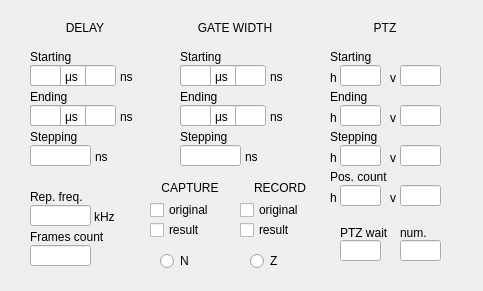
<?xml version="1.0" encoding="UTF-8"?>
<ui version="4.0">
 <class>ScanConfig</class>
 <widget class="QDialog" name="ScanConfig">
  <property name="geometry">
   <rect>
    <x>0</x>
    <y>0</y>
    <width>483</width>
    <height>291</height>
   </rect>
  </property>
  <property name="mouseTracking">
   <bool>true</bool>
  </property>
  <property name="windowTitle">
   <string>Scan Configuration</string>
  </property>
  <widget class="QLabel" name="UNIT_US_2">
   <property name="geometry">
    <rect>
     <x>65</x>
     <y>110</y>
     <width>21</width>
     <height>14</height>
    </rect>
   </property>
   <property name="text">
    <string>μs</string>
   </property>
  </widget>
  <widget class="QLabel" name="FREQ_UNIT">
   <property name="geometry">
    <rect>
     <x>94</x>
     <y>210</y>
     <width>21</width>
     <height>14</height>
    </rect>
   </property>
   <property name="text">
    <string>kHz</string>
   </property>
  </widget>
  <widget class="QLineEdit" name="END_DELAY_EDIT_N">
   <property name="geometry">
    <rect>
     <x>85</x>
     <y>105</y>
     <width>31</width>
     <height>21</height>
    </rect>
   </property>
   <property name="alignment">
    <set>Qt::AlignRight|Qt::AlignTrailing|Qt::AlignVCenter</set>
   </property>
  </widget>
  <widget class="QLabel" name="UNIT_US_1">
   <property name="geometry">
    <rect>
     <x>65</x>
     <y>70</y>
     <width>21</width>
     <height>14</height>
    </rect>
   </property>
   <property name="text">
    <string>μs</string>
   </property>
  </widget>
  <widget class="QLineEdit" name="END_DELAY_EDIT_U">
   <property name="geometry">
    <rect>
     <x>30</x>
     <y>105</y>
     <width>31</width>
     <height>21</height>
    </rect>
   </property>
   <property name="alignment">
    <set>Qt::AlignRight|Qt::AlignTrailing|Qt::AlignVCenter</set>
   </property>
  </widget>
  <widget class="QLineEdit" name="START_DELAY_EDIT_N">
   <property name="geometry">
    <rect>
     <x>85</x>
     <y>65</y>
     <width>31</width>
     <height>21</height>
    </rect>
   </property>
   <property name="text">
    <string/>
   </property>
   <property name="alignment">
    <set>Qt::AlignRight|Qt::AlignTrailing|Qt::AlignVCenter</set>
   </property>
  </widget>
  <widget class="QLabel" name="START_DELAY_LBL">
   <property name="geometry">
    <rect>
     <x>30</x>
     <y>50</y>
     <width>80</width>
     <height>14</height>
    </rect>
   </property>
   <property name="text">
    <string>Starting</string>
   </property>
  </widget>
  <widget class="QLabel" name="UNIT_NS_1">
   <property name="geometry">
    <rect>
     <x>120</x>
     <y>70</y>
     <width>21</width>
     <height>14</height>
    </rect>
   </property>
   <property name="text">
    <string>ns</string>
   </property>
  </widget>
  <widget class="QLabel" name="STEP_DELAY_LBL">
   <property name="geometry">
    <rect>
     <x>30</x>
     <y>130</y>
     <width>80</width>
     <height>14</height>
    </rect>
   </property>
   <property name="text">
    <string>Stepping</string>
   </property>
  </widget>
  <widget class="QLineEdit" name="REP_FREQ_EDIT">
   <property name="geometry">
    <rect>
     <x>30</x>
     <y>205</y>
     <width>61</width>
     <height>21</height>
    </rect>
   </property>
   <property name="alignment">
    <set>Qt::AlignRight|Qt::AlignTrailing|Qt::AlignVCenter</set>
   </property>
  </widget>
  <widget class="QLabel" name="UNIT_NS_2">
   <property name="geometry">
    <rect>
     <x>120</x>
     <y>110</y>
     <width>21</width>
     <height>14</height>
    </rect>
   </property>
   <property name="text">
    <string>ns</string>
   </property>
  </widget>
  <widget class="QLineEdit" name="START_DELAY_EDIT_U">
   <property name="geometry">
    <rect>
     <x>30</x>
     <y>65</y>
     <width>31</width>
     <height>21</height>
    </rect>
   </property>
   <property name="text">
    <string/>
   </property>
   <property name="alignment">
    <set>Qt::AlignRight|Qt::AlignTrailing|Qt::AlignVCenter</set>
   </property>
  </widget>
  <widget class="QLineEdit" name="FRAME_COUNT_EDIT">
   <property name="geometry">
    <rect>
     <x>30</x>
     <y>245</y>
     <width>61</width>
     <height>21</height>
    </rect>
   </property>
   <property name="alignment">
    <set>Qt::AlignRight|Qt::AlignTrailing|Qt::AlignVCenter</set>
   </property>
  </widget>
  <widget class="QLineEdit" name="STEP_SIZE_DELAY_EDIT">
   <property name="geometry">
    <rect>
     <x>30</x>
     <y>145</y>
     <width>61</width>
     <height>21</height>
    </rect>
   </property>
   <property name="alignment">
    <set>Qt::AlignRight|Qt::AlignTrailing|Qt::AlignVCenter</set>
   </property>
  </widget>
  <widget class="QLabel" name="FREQ_LBL">
   <property name="geometry">
    <rect>
     <x>30</x>
     <y>190</y>
     <width>86</width>
     <height>14</height>
    </rect>
   </property>
   <property name="text">
    <string>Rep. freq.</string>
   </property>
  </widget>
  <widget class="QLabel" name="UNIT_1">
   <property name="geometry">
    <rect>
     <x>95</x>
     <y>150</y>
     <width>21</width>
     <height>14</height>
    </rect>
   </property>
   <property name="text">
    <string>ns</string>
   </property>
  </widget>
  <widget class="QLabel" name="END_DELAY_LBL">
   <property name="geometry">
    <rect>
     <x>30</x>
     <y>90</y>
     <width>80</width>
     <height>14</height>
    </rect>
   </property>
   <property name="text">
    <string>Ending</string>
   </property>
  </widget>
  <widget class="QCheckBox" name="CAPTURE_SCAN_ORI_CHK">
   <property name="geometry">
    <rect>
     <x>150</x>
     <y>200</y>
     <width>80</width>
     <height>20</height>
    </rect>
   </property>
   <property name="text">
    <string>original</string>
   </property>
  </widget>
  <widget class="QCheckBox" name="CAPTURE_SCAN_RES_CHK">
   <property name="geometry">
    <rect>
     <x>150</x>
     <y>220</y>
     <width>80</width>
     <height>20</height>
    </rect>
   </property>
   <property name="text">
    <string>result</string>
   </property>
  </widget>
  <widget class="QLabel" name="FRAME_LBL">
   <property name="geometry">
    <rect>
     <x>30</x>
     <y>230</y>
     <width>86</width>
     <height>14</height>
    </rect>
   </property>
   <property name="text">
    <string>Frames count</string>
   </property>
  </widget>
  <widget class="QLabel" name="DELAY_LBL">
   <property name="geometry">
    <rect>
     <x>30</x>
     <y>20</y>
     <width>110</width>
     <height>16</height>
    </rect>
   </property>
   <property name="text">
    <string>DELAY</string>
   </property>
   <property name="alignment">
    <set>Qt::AlignCenter</set>
   </property>
  </widget>
  <widget class="QLabel" name="GATE_WIDTH_LBL">
   <property name="geometry">
    <rect>
     <x>180</x>
     <y>20</y>
     <width>110</width>
     <height>16</height>
    </rect>
   </property>
   <property name="text">
    <string>GATE WIDTH</string>
   </property>
   <property name="alignment">
    <set>Qt::AlignCenter</set>
   </property>
  </widget>
  <widget class="QLabel" name="END_GW_LBL">
   <property name="geometry">
    <rect>
     <x>180</x>
     <y>90</y>
     <width>80</width>
     <height>14</height>
    </rect>
   </property>
   <property name="text">
    <string>Ending</string>
   </property>
  </widget>
  <widget class="QLabel" name="UNIT_US_3">
   <property name="geometry">
    <rect>
     <x>215</x>
     <y>70</y>
     <width>21</width>
     <height>14</height>
    </rect>
   </property>
   <property name="text">
    <string>μs</string>
   </property>
  </widget>
  <widget class="QLabel" name="UNIT_NS_4">
   <property name="geometry">
    <rect>
     <x>270</x>
     <y>110</y>
     <width>21</width>
     <height>14</height>
    </rect>
   </property>
   <property name="text">
    <string>ns</string>
   </property>
  </widget>
  <widget class="QLineEdit" name="END_GW_EDIT_U">
   <property name="geometry">
    <rect>
     <x>180</x>
     <y>105</y>
     <width>31</width>
     <height>21</height>
    </rect>
   </property>
   <property name="alignment">
    <set>Qt::AlignRight|Qt::AlignTrailing|Qt::AlignVCenter</set>
   </property>
  </widget>
  <widget class="QLabel" name="UNIT_2">
   <property name="geometry">
    <rect>
     <x>245</x>
     <y>150</y>
     <width>21</width>
     <height>14</height>
    </rect>
   </property>
   <property name="text">
    <string>ns</string>
   </property>
  </widget>
  <widget class="QLineEdit" name="END_GW_EDIT_N">
   <property name="geometry">
    <rect>
     <x>235</x>
     <y>105</y>
     <width>31</width>
     <height>21</height>
    </rect>
   </property>
   <property name="alignment">
    <set>Qt::AlignRight|Qt::AlignTrailing|Qt::AlignVCenter</set>
   </property>
  </widget>
  <widget class="QLineEdit" name="STEP_SIZE_GW_EDIT">
   <property name="geometry">
    <rect>
     <x>180</x>
     <y>145</y>
     <width>61</width>
     <height>21</height>
    </rect>
   </property>
   <property name="alignment">
    <set>Qt::AlignRight|Qt::AlignTrailing|Qt::AlignVCenter</set>
   </property>
  </widget>
  <widget class="QLineEdit" name="START_GW_EDIT_U">
   <property name="geometry">
    <rect>
     <x>180</x>
     <y>65</y>
     <width>31</width>
     <height>21</height>
    </rect>
   </property>
   <property name="text">
    <string/>
   </property>
   <property name="alignment">
    <set>Qt::AlignRight|Qt::AlignTrailing|Qt::AlignVCenter</set>
   </property>
  </widget>
  <widget class="QLabel" name="STEP_GW_LBL">
   <property name="geometry">
    <rect>
     <x>180</x>
     <y>130</y>
     <width>80</width>
     <height>14</height>
    </rect>
   </property>
   <property name="text">
    <string>Stepping</string>
   </property>
  </widget>
  <widget class="QLineEdit" name="START_GW_EDIT_N">
   <property name="geometry">
    <rect>
     <x>235</x>
     <y>65</y>
     <width>31</width>
     <height>21</height>
    </rect>
   </property>
   <property name="text">
    <string/>
   </property>
   <property name="alignment">
    <set>Qt::AlignRight|Qt::AlignTrailing|Qt::AlignVCenter</set>
   </property>
  </widget>
  <widget class="QLabel" name="UNIT_US_4">
   <property name="geometry">
    <rect>
     <x>215</x>
     <y>110</y>
     <width>21</width>
     <height>14</height>
    </rect>
   </property>
   <property name="text">
    <string>μs</string>
   </property>
  </widget>
  <widget class="QLabel" name="UNIT_NS_3">
   <property name="geometry">
    <rect>
     <x>270</x>
     <y>70</y>
     <width>21</width>
     <height>14</height>
    </rect>
   </property>
   <property name="text">
    <string>ns</string>
   </property>
  </widget>
  <widget class="QLabel" name="START_GW_LBL">
   <property name="geometry">
    <rect>
     <x>180</x>
     <y>50</y>
     <width>80</width>
     <height>14</height>
    </rect>
   </property>
   <property name="text">
    <string>Starting</string>
   </property>
  </widget>
  <widget class="QLabel" name="CAPTURE_LBL">
   <property name="geometry">
    <rect>
     <x>150</x>
     <y>180</y>
     <width>80</width>
     <height>16</height>
    </rect>
   </property>
   <property name="text">
    <string>CAPTURE</string>
   </property>
   <property name="alignment">
    <set>Qt::AlignCenter</set>
   </property>
  </widget>
  <widget class="QLabel" name="RECORD_LBL">
   <property name="geometry">
    <rect>
     <x>240</x>
     <y>180</y>
     <width>80</width>
     <height>16</height>
    </rect>
   </property>
   <property name="text">
    <string>RECORD</string>
   </property>
   <property name="alignment">
    <set>Qt::AlignCenter</set>
   </property>
  </widget>
  <widget class="QCheckBox" name="RECORD_SCAN_RES_CHK">
   <property name="geometry">
    <rect>
     <x>240</x>
     <y>220</y>
     <width>80</width>
     <height>20</height>
    </rect>
   </property>
   <property name="text">
    <string>result</string>
   </property>
  </widget>
  <widget class="QCheckBox" name="RECORD_SCAN_ORI_CHK">
   <property name="geometry">
    <rect>
     <x>240</x>
     <y>200</y>
     <width>80</width>
     <height>20</height>
    </rect>
   </property>
   <property name="text">
    <string>original</string>
   </property>
  </widget>
  <widget class="QLineEdit" name="START_DELAY_EDIT_M">
   <property name="geometry">
    <rect>
     <x>30</x>
     <y>65</y>
     <width>61</width>
     <height>21</height>
    </rect>
   </property>
   <property name="alignment">
    <set>Qt::AlignRight|Qt::AlignTrailing|Qt::AlignVCenter</set>
   </property>
  </widget>
  <widget class="QLineEdit" name="END_DELAY_EDIT_M">
   <property name="geometry">
    <rect>
     <x>30</x>
     <y>105</y>
     <width>61</width>
     <height>21</height>
    </rect>
   </property>
   <property name="alignment">
    <set>Qt::AlignRight|Qt::AlignTrailing|Qt::AlignVCenter</set>
   </property>
  </widget>
  <widget class="QLabel" name="UNIT_M_1">
   <property name="geometry">
    <rect>
     <x>95</x>
     <y>70</y>
     <width>21</width>
     <height>14</height>
    </rect>
   </property>
   <property name="text">
    <string>m</string>
   </property>
  </widget>
  <widget class="QLabel" name="UNIT_M_2">
   <property name="geometry">
    <rect>
     <x>95</x>
     <y>110</y>
     <width>21</width>
     <height>14</height>
    </rect>
   </property>
   <property name="text">
    <string>m</string>
   </property>
  </widget>
  <widget class="QLineEdit" name="END_GW_EDIT_M">
   <property name="geometry">
    <rect>
     <x>180</x>
     <y>105</y>
     <width>61</width>
     <height>21</height>
    </rect>
   </property>
   <property name="alignment">
    <set>Qt::AlignRight|Qt::AlignTrailing|Qt::AlignVCenter</set>
   </property>
  </widget>
  <widget class="QLineEdit" name="START_GW_EDIT_M">
   <property name="geometry">
    <rect>
     <x>180</x>
     <y>65</y>
     <width>61</width>
     <height>21</height>
    </rect>
   </property>
   <property name="alignment">
    <set>Qt::AlignRight|Qt::AlignTrailing|Qt::AlignVCenter</set>
   </property>
  </widget>
  <widget class="QLabel" name="UNIT_M_3">
   <property name="geometry">
    <rect>
     <x>245</x>
     <y>70</y>
     <width>21</width>
     <height>14</height>
    </rect>
   </property>
   <property name="text">
    <string>m</string>
   </property>
  </widget>
  <widget class="QLabel" name="UNIT_M_4">
   <property name="geometry">
    <rect>
     <x>245</x>
     <y>110</y>
     <width>21</width>
     <height>14</height>
    </rect>
   </property>
   <property name="text">
    <string>m</string>
   </property>
  </widget>
  <widget class="QLabel" name="PTZ_LBL">
   <property name="geometry">
    <rect>
     <x>330</x>
     <y>20</y>
     <width>110</width>
     <height>16</height>
    </rect>
   </property>
   <property name="text">
    <string>PTZ</string>
   </property>
   <property name="alignment">
    <set>Qt::AlignCenter</set>
   </property>
  </widget>
  <widget class="QLabel" name="START_PTZ_LBL">
   <property name="geometry">
    <rect>
     <x>330</x>
     <y>50</y>
     <width>80</width>
     <height>14</height>
    </rect>
   </property>
   <property name="text">
    <string>Starting</string>
   </property>
  </widget>
  <widget class="QLineEdit" name="START_ANGLE_H_EDT">
   <property name="geometry">
    <rect>
     <x>340</x>
     <y>65</y>
     <width>41</width>
     <height>21</height>
    </rect>
   </property>
   <property name="alignment">
    <set>Qt::AlignRight|Qt::AlignTrailing|Qt::AlignVCenter</set>
   </property>
  </widget>
  <widget class="QLineEdit" name="START_ANGLE_V_EDT">
   <property name="geometry">
    <rect>
     <x>400</x>
     <y>65</y>
     <width>41</width>
     <height>21</height>
    </rect>
   </property>
   <property name="alignment">
    <set>Qt::AlignRight|Qt::AlignTrailing|Qt::AlignVCenter</set>
   </property>
  </widget>
  <widget class="QLabel" name="START_ANGLE_H">
   <property name="geometry">
    <rect>
     <x>330</x>
     <y>70</y>
     <width>11</width>
     <height>16</height>
    </rect>
   </property>
   <property name="text">
    <string>h</string>
   </property>
  </widget>
  <widget class="QLabel" name="START_ANGLE_V">
   <property name="geometry">
    <rect>
     <x>390</x>
     <y>70</y>
     <width>11</width>
     <height>16</height>
    </rect>
   </property>
   <property name="text">
    <string>v</string>
   </property>
  </widget>
  <widget class="QLineEdit" name="END_ANGLE_H_EDT">
   <property name="geometry">
    <rect>
     <x>340</x>
     <y>105</y>
     <width>41</width>
     <height>21</height>
    </rect>
   </property>
   <property name="alignment">
    <set>Qt::AlignRight|Qt::AlignTrailing|Qt::AlignVCenter</set>
   </property>
  </widget>
  <widget class="QLabel" name="END_PTZ_LBL">
   <property name="geometry">
    <rect>
     <x>330</x>
     <y>90</y>
     <width>80</width>
     <height>14</height>
    </rect>
   </property>
   <property name="text">
    <string>Ending</string>
   </property>
  </widget>
  <widget class="QLabel" name="END_ANGLE_V">
   <property name="geometry">
    <rect>
     <x>390</x>
     <y>110</y>
     <width>11</width>
     <height>16</height>
    </rect>
   </property>
   <property name="text">
    <string>v</string>
   </property>
  </widget>
  <widget class="QLabel" name="END_ANGLE_H">
   <property name="geometry">
    <rect>
     <x>330</x>
     <y>110</y>
     <width>11</width>
     <height>16</height>
    </rect>
   </property>
   <property name="text">
    <string>h</string>
   </property>
  </widget>
  <widget class="QLineEdit" name="END_ANGLE_V_EDT">
   <property name="geometry">
    <rect>
     <x>400</x>
     <y>105</y>
     <width>41</width>
     <height>21</height>
    </rect>
   </property>
   <property name="alignment">
    <set>Qt::AlignRight|Qt::AlignTrailing|Qt::AlignVCenter</set>
   </property>
  </widget>
  <widget class="QLabel" name="STEP_GW_LBL_2">
   <property name="geometry">
    <rect>
     <x>330</x>
     <y>130</y>
     <width>80</width>
     <height>14</height>
    </rect>
   </property>
   <property name="text">
    <string>Stepping</string>
   </property>
  </widget>
  <widget class="QLineEdit" name="STEP_ANGLE_V_EDT">
   <property name="geometry">
    <rect>
     <x>400</x>
     <y>145</y>
     <width>41</width>
     <height>21</height>
    </rect>
   </property>
   <property name="alignment">
    <set>Qt::AlignRight|Qt::AlignTrailing|Qt::AlignVCenter</set>
   </property>
  </widget>
  <widget class="QLabel" name="STEP_ANGLE_H">
   <property name="geometry">
    <rect>
     <x>330</x>
     <y>150</y>
     <width>11</width>
     <height>16</height>
    </rect>
   </property>
   <property name="text">
    <string>h</string>
   </property>
  </widget>
  <widget class="QLineEdit" name="STEP_ANGLE_H_EDT">
   <property name="geometry">
    <rect>
     <x>340</x>
     <y>145</y>
     <width>41</width>
     <height>21</height>
    </rect>
   </property>
   <property name="alignment">
    <set>Qt::AlignRight|Qt::AlignTrailing|Qt::AlignVCenter</set>
   </property>
  </widget>
  <widget class="QLabel" name="STEP_ANGLE_V">
   <property name="geometry">
    <rect>
     <x>390</x>
     <y>150</y>
     <width>11</width>
     <height>16</height>
    </rect>
   </property>
   <property name="text">
    <string>v</string>
   </property>
  </widget>
  <widget class="QLabel" name="POS_CNT_PTZ_LBL">
   <property name="geometry">
    <rect>
     <x>330</x>
     <y>170</y>
     <width>86</width>
     <height>14</height>
    </rect>
   </property>
   <property name="text">
    <string>Pos. count</string>
   </property>
  </widget>
  <widget class="QLabel" name="FRAME_V">
   <property name="geometry">
    <rect>
     <x>390</x>
     <y>190</y>
     <width>11</width>
     <height>16</height>
    </rect>
   </property>
   <property name="text">
    <string>v</string>
   </property>
  </widget>
  <widget class="QLabel" name="FRAME_H">
   <property name="geometry">
    <rect>
     <x>330</x>
     <y>190</y>
     <width>11</width>
     <height>16</height>
    </rect>
   </property>
   <property name="text">
    <string>h</string>
   </property>
  </widget>
  <widget class="QLineEdit" name="FRAME_V_EDT">
   <property name="geometry">
    <rect>
     <x>400</x>
     <y>185</y>
     <width>41</width>
     <height>21</height>
    </rect>
   </property>
   <property name="alignment">
    <set>Qt::AlignRight|Qt::AlignTrailing|Qt::AlignVCenter</set>
   </property>
  </widget>
  <widget class="QLineEdit" name="FRAME_H_EDT">
   <property name="geometry">
    <rect>
     <x>340</x>
     <y>185</y>
     <width>41</width>
     <height>21</height>
    </rect>
   </property>
   <property name="alignment">
    <set>Qt::AlignRight|Qt::AlignTrailing|Qt::AlignVCenter</set>
   </property>
  </widget>
  <widget class="QRadioButton" name="RADIO_PTZ_DIRECTION_N">
   <property name="geometry">
    <rect>
     <x>160</x>
     <y>250</y>
     <width>41</width>
     <height>22</height>
    </rect>
   </property>
   <property name="text">
    <string>N</string>
   </property>
  </widget>
  <widget class="QRadioButton" name="RADIO_PTZ_DIRECTION_Z">
   <property name="geometry">
    <rect>
     <x>250</x>
     <y>250</y>
     <width>41</width>
     <height>22</height>
    </rect>
   </property>
   <property name="text">
    <string>Z</string>
   </property>
  </widget>
  <widget class="QLineEdit" name="NUM_SINGLE_POS_EDT">
   <property name="geometry">
    <rect>
     <x>400</x>
     <y>240</y>
     <width>41</width>
     <height>21</height>
    </rect>
   </property>
   <property name="alignment">
    <set>Qt::AlignRight|Qt::AlignTrailing|Qt::AlignVCenter</set>
   </property>
  </widget>
  <widget class="QLineEdit" name="PTZ_WAIT_TIME_EDT">
   <property name="geometry">
    <rect>
     <x>340</x>
     <y>240</y>
     <width>41</width>
     <height>21</height>
    </rect>
   </property>
   <property name="alignment">
    <set>Qt::AlignRight|Qt::AlignTrailing|Qt::AlignVCenter</set>
   </property>
  </widget>
  <widget class="QLabel" name="PTZ_WAIT_TIME_LBL">
   <property name="geometry">
    <rect>
     <x>340</x>
     <y>225</y>
     <width>49</width>
     <height>16</height>
    </rect>
   </property>
   <property name="text">
    <string>PTZ wait</string>
   </property>
  </widget>
  <widget class="QLabel" name="NUM_SINGLE_POS_LBL">
   <property name="geometry">
    <rect>
     <x>400</x>
     <y>225</y>
     <width>49</width>
     <height>16</height>
    </rect>
   </property>
   <property name="text">
    <string>num.</string>
   </property>
  </widget>
  <zorder>START_GW_EDIT_M</zorder>
  <zorder>UNIT_M_3</zorder>
  <zorder>UNIT_M_4</zorder>
  <zorder>END_GW_EDIT_M</zorder>
  <zorder>UNIT_M_2</zorder>
  <zorder>END_DELAY_EDIT_M</zorder>
  <zorder>START_DELAY_EDIT_M</zorder>
  <zorder>UNIT_M_1</zorder>
  <zorder>UNIT_US_2</zorder>
  <zorder>FREQ_UNIT</zorder>
  <zorder>END_DELAY_EDIT_N</zorder>
  <zorder>UNIT_US_1</zorder>
  <zorder>END_DELAY_EDIT_U</zorder>
  <zorder>START_DELAY_EDIT_N</zorder>
  <zorder>START_DELAY_LBL</zorder>
  <zorder>UNIT_NS_1</zorder>
  <zorder>STEP_DELAY_LBL</zorder>
  <zorder>REP_FREQ_EDIT</zorder>
  <zorder>UNIT_NS_2</zorder>
  <zorder>START_DELAY_EDIT_U</zorder>
  <zorder>FRAME_COUNT_EDIT</zorder>
  <zorder>STEP_SIZE_DELAY_EDIT</zorder>
  <zorder>FREQ_LBL</zorder>
  <zorder>UNIT_1</zorder>
  <zorder>END_DELAY_LBL</zorder>
  <zorder>CAPTURE_SCAN_ORI_CHK</zorder>
  <zorder>CAPTURE_SCAN_RES_CHK</zorder>
  <zorder>FRAME_LBL</zorder>
  <zorder>DELAY_LBL</zorder>
  <zorder>GATE_WIDTH_LBL</zorder>
  <zorder>END_GW_LBL</zorder>
  <zorder>UNIT_US_3</zorder>
  <zorder>UNIT_NS_4</zorder>
  <zorder>END_GW_EDIT_U</zorder>
  <zorder>UNIT_2</zorder>
  <zorder>END_GW_EDIT_N</zorder>
  <zorder>STEP_SIZE_GW_EDIT</zorder>
  <zorder>START_GW_EDIT_U</zorder>
  <zorder>STEP_GW_LBL</zorder>
  <zorder>START_GW_EDIT_N</zorder>
  <zorder>UNIT_US_4</zorder>
  <zorder>UNIT_NS_3</zorder>
  <zorder>START_GW_LBL</zorder>
  <zorder>CAPTURE_LBL</zorder>
  <zorder>RECORD_LBL</zorder>
  <zorder>RECORD_SCAN_RES_CHK</zorder>
  <zorder>RECORD_SCAN_ORI_CHK</zorder>
  <zorder>PTZ_LBL</zorder>
  <zorder>START_PTZ_LBL</zorder>
  <zorder>START_ANGLE_H_EDT</zorder>
  <zorder>START_ANGLE_V_EDT</zorder>
  <zorder>START_ANGLE_H</zorder>
  <zorder>START_ANGLE_V</zorder>
  <zorder>END_ANGLE_H_EDT</zorder>
  <zorder>END_PTZ_LBL</zorder>
  <zorder>END_ANGLE_V</zorder>
  <zorder>END_ANGLE_H</zorder>
  <zorder>END_ANGLE_V_EDT</zorder>
  <zorder>STEP_GW_LBL_2</zorder>
  <zorder>STEP_ANGLE_V_EDT</zorder>
  <zorder>STEP_ANGLE_H</zorder>
  <zorder>STEP_ANGLE_H_EDT</zorder>
  <zorder>STEP_ANGLE_V</zorder>
  <zorder>POS_CNT_PTZ_LBL</zorder>
  <zorder>FRAME_V</zorder>
  <zorder>FRAME_H</zorder>
  <zorder>FRAME_V_EDT</zorder>
  <zorder>FRAME_H_EDT</zorder>
  <zorder>RADIO_PTZ_DIRECTION_N</zorder>
  <zorder>RADIO_PTZ_DIRECTION_Z</zorder>
  <zorder>NUM_SINGLE_POS_EDT</zorder>
  <zorder>PTZ_WAIT_TIME_EDT</zorder>
  <zorder>PTZ_WAIT_TIME_LBL</zorder>
  <zorder>NUM_SINGLE_POS_LBL</zorder>
 </widget>
 <resources/>
 <connections/>
</ui>
